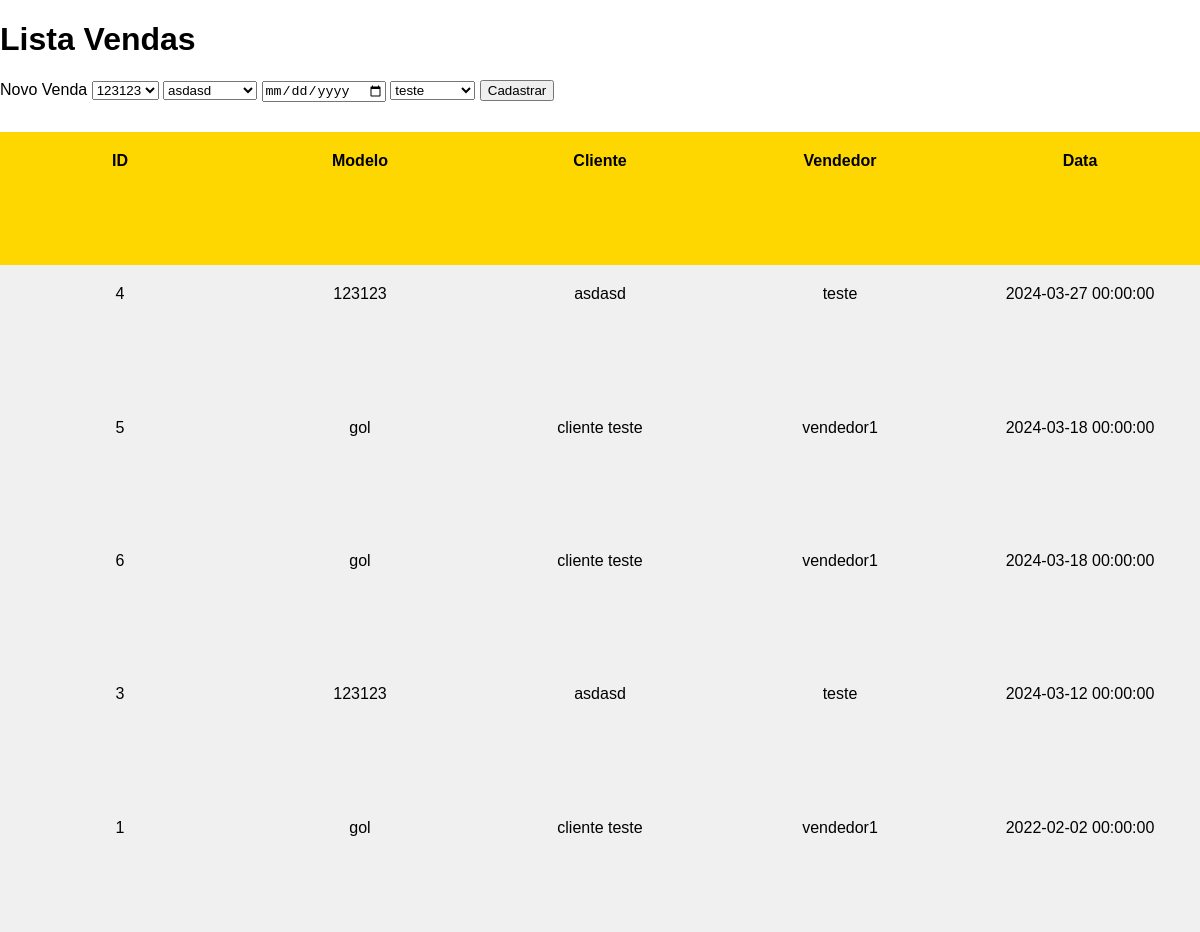
The app's page /views/vendas.php (signed in) with its own data.
### tables this page shows
CREATE TABLE `vendas` (
  `id` int(11) NOT NULL AUTO_INCREMENT,
  `modelo_id` int(11) DEFAULT NULL,
  `cliente_id` int(11) DEFAULT NULL,
  `data` datetime DEFAULT NULL,
  `vendedor_id` int(11) DEFAULT NULL,
  PRIMARY KEY (`id`),
  KEY `vendedor_id_idx` (`vendedor_id`),
  KEY `modelo_id_idx` (`modelo_id`),
  KEY `cliente_id_idx` (`cliente_id`),
  CONSTRAINT `cliente_id` FOREIGN KEY (`cliente_id`) REFERENCES `clientes` (`id`) ON DELETE NO ACTION ON UPDATE NO ACTION,
  CONSTRAINT `modelo_id` FOREIGN KEY (`modelo_id`) REFERENCES `modelos` (`id`) ON DELETE NO ACTION ON UPDATE NO ACTION,
  CONSTRAINT `vendedor_id` FOREIGN KEY (`vendedor_id`) REFERENCES `vendas` (`id`) ON DELETE NO ACTION ON UPDATE NO ACTION
);

CREATE TABLE `modelos` (
  `id` int(11) NOT NULL AUTO_INCREMENT,
  `modelo` varchar(255) DEFAULT NULL,
  `ano` varchar(255) DEFAULT NULL,
  `marca_id` int(11) DEFAULT NULL,
  `preco` float DEFAULT NULL,
  PRIMARY KEY (`id`),
  KEY `marca_id_idx` (`marca_id`),
  CONSTRAINT `marca_id` FOREIGN KEY (`marca_id`) REFERENCES `marcas` (`id`) ON DELETE NO ACTION ON UPDATE NO ACTION
);

CREATE TABLE `clientes` (
  `id` int(11) NOT NULL AUTO_INCREMENT,
  `email` varchar(255) NOT NULL,
  `cpf` varchar(255) NOT NULL,
  `data_nascimento` varchar(255) NOT NULL,
  `endereco` varchar(255) NOT NULL,
  `nome` varchar(255) NOT NULL,
  PRIMARY KEY (`id`)
);

CREATE TABLE `vendedores` (
  `id` int(11) NOT NULL AUTO_INCREMENT,
  `email` varchar(255) NOT NULL,
  `nome` varchar(255) DEFAULT NULL,
  PRIMARY KEY (`id`)
);

### Models/Veiculo.php (called while the page is built, shortened)
<?php
class Veiculo
{
    private $veiculos = [];
    public function getAllVeiculos()
    {
        include "../db_conn.php";
        $sql = "SELECT A.*, B.nome as marca FROM modelos as A join marcas as B where A.marca_id = B.id order by A.modelo";
        $result = mysqli_query($conn, $sql);
        while($row = $result->fetch_assoc()) {
            $this->veiculos[] = $row;
        }
        return json_encode($this->veiculos);
    }
}

### controllers/VeiculoController.php (called while the page is built, shortened)
<?php
require_once '../Models/Veiculo.php';
class VeiculoController
{
    private $veiculoModel;
    public function __construct()
    {
        $this->veiculoModel = new Veiculo();
    }
    public function showVeiculos()
    {
        return $this->veiculoModel->getAllVeiculos();
    }
}

### Models/Cliente.php (called while the page is built, shortened)
<?php
class Cliente
{
    private $clientes = [];
    public function getAllClientes()
    {
        include "../db_conn.php";
        $sql = "SELECT * FROM clientes order by nome";
        $result = mysqli_query($conn, $sql);
        while($row = $result->fetch_assoc()) {
            $this->clientes[] = $row;
        }
        return json_encode($this->clientes);
    }
}

### controllers/ClienteController.php (called while the page is built, shortened)
<?php
require_once '../Models/Cliente.php';
class ClienteController
{
    private $clienteModel;
    public function __construct()
    {
        $this->clienteModel = new Cliente();
    }
    public function showClientes()
    {
        return $this->clienteModel->getAllClientes();
    }
}

### Models/Vendedor.php (called while the page is built, shortened)
<?php
class Vendedor
{
    private $vendedores = [];
    public function getAllVendedores()
    {
        include "../db_conn.php";
        $sql = "SELECT * FROM vendedores order by nome";
        $result = mysqli_query($conn, $sql);
        while($row = $result->fetch_assoc()) {
            $this->vendedores[] = $row;
        }
        return json_encode($this->vendedores);
    }
}

### controllers/VendedorController.php (called while the page is built, shortened)
<?php
require_once '../Models/Vendedor.php';
class VendedorController
{
    private $vendedorModel;
    public function __construct()
    {
        $this->vendedorModel = new Vendedor();
    }
    public function showVendedores()
    {
        return $this->vendedorModel->getAllVendedores();
    }
}

### Models/Venda.php (called while the page is built, shortened)
<?php
class Venda
{
    private $vendas = [];
    public function getAllVendas()
    {
        include "../db_conn.php";
        $sql = "SELECT A.id, A.data, B.modelo, C.nome as cliente, D.nome as vendedor
                FROM vendas as A
                join modelos as B on A.modelo_id = B.id
                join clientes as C on A.cliente_id = C.id
                join vendedores as D on A.vendedor_id = D.id
                order by A.data desc";
        $result = mysqli_query($conn, $sql);
        while($row = $result->fetch_assoc()) {
            $this->vendas[] = $row;
        }
        return json_encode($this->vendas);
    }
}

### controllers/VendaController.php (called while the page is built, shortened)
<?php
require_once '../Models/Venda.php';
class VendaController
{
    private $vendaModel;
    public function __construct()
    {
        $this->vendaModel = new Venda();
    }
    public function showVendas()
    {
        return $this->vendaModel->getAllVendas();
    }
}

### views/vendas.php (the view, shortened to what this page needs)
<?php
require_once '../controllers/VendaController.php';
require_once '../controllers/VeiculoController.php';
require_once '../controllers/ClienteController.php';
require_once '../controllers/VendedorController.php';
$vendaController = new VendaController();
$veiculoController = new VeiculoController();
$clienteController = new ClienteController();
$vendedorController = new VendedorController();
$vendas = json_decode($vendaController->showVendas());
$veiculos = json_decode($veiculoController->showVeiculos());
$clientes = json_decode($clienteController->showClientes());
$vendedores = json_decode($vendedorController->showVendedores());
?>
<!DOCTYPE html>
<html lang="en">
    <head>
        <link rel="stylesheet" type="text/css" href="style.css">
    </head>
    <body>
        <h1>Lista Vendas</h1>
        <form action="vendas.php" method="post">
            <label for="venda">Novo Venda</label>
            <select name="modelo" required>
                <?php foreach ($veiculos as $veiculo): ?>
                    <option value="<?php echo $veiculo->id; ?>"><?php echo $veiculo->modelo; ?></option>
                <?php endforeach; ?>
            </select>
            <select name="cliente" required>
                <?php foreach ($clientes as $cliente): ?>
                    <option value="<?php echo $cliente->id; ?>"><?php echo $cliente->nome; ?></option>
                <?php endforeach; ?>
            </select>
            <input type="date" name="data" required placeholder="data">
            <select name="vendedor" required>
                <?php foreach ($vendedores as $vendedor): ?>
                    <option value="<?php echo $vendedor->id; ?>"><?php echo $vendedor->nome; ?></option>
                <?php endforeach; ?>
            </select>
            <button type="submit">Cadastrar</button>
        </form>
        <div class="vendas-grid">
            <div class="item grid-title">
                ID
            </div>
            <div class="item grid-title">
                Modelo
            </div>
            <div class="item grid-title">
                Cliente
            </div>
            <div class="item grid-title">
                Vendedor
            </div>
            <div class="item grid-title">
                Data
            </div>
            <?php foreach ($vendas as $venda): ?>
                <div class="item">
                    <?php echo $venda->id; ?>
                </div>
                <div class="item">
                    <?php echo $venda->modelo; ?>
                </div>
                <div class="item">
                    <?php echo $venda->cliente; ?>
                </div>
                <div class="item">
                    <?php echo $venda->vendedor; ?>
                </div>
                <div class="item">
                    <?php echo $venda->data; ?>
                </div>
            <?php endforeach; ?>
        </div>
    </body>
</html>

### views/style.css (style rules this page uses)
body { font-family: Arial, sans-serif; margin: 0; padding: 0; }
.vendas-grid { display: grid; grid-template-columns: repeat(5, 1fr); height: 800px; overflow: auto; margin-top: 30px; }
.item { background-color: #f0f0f0; padding: 20px; text-align: center; }
.grid-title { font-weight: bold; background-color: gold; }

### records on screen
vendas: id "4", modelo.modelo "123123", cliente.nome "asdasd", vendedores.nome "teste", data "2024-03-27 00:00:00"
vendas: id "5", modelo.modelo "gol", cliente.nome "cliente teste", vendedores.nome "vendedor1", data "2024-03-18 00:00:00"
vendas: id "6", modelo.modelo "gol", cliente.nome "cliente teste", vendedores.nome "vendedor1", data "2024-03-18 00:00:00"
vendas: id "3", modelo.modelo "123123", cliente.nome "asdasd", vendedores.nome "teste", data "2024-03-12 00:00:00"
vendas: id "1", modelo.modelo "gol", cliente.nome "cliente teste", vendedores.nome "vendedor1", data "2022-02-02 00:00:00"

### other values on screen
form field modelo "123123"
form field cliente "asdasd"
form field vendedor "teste"
